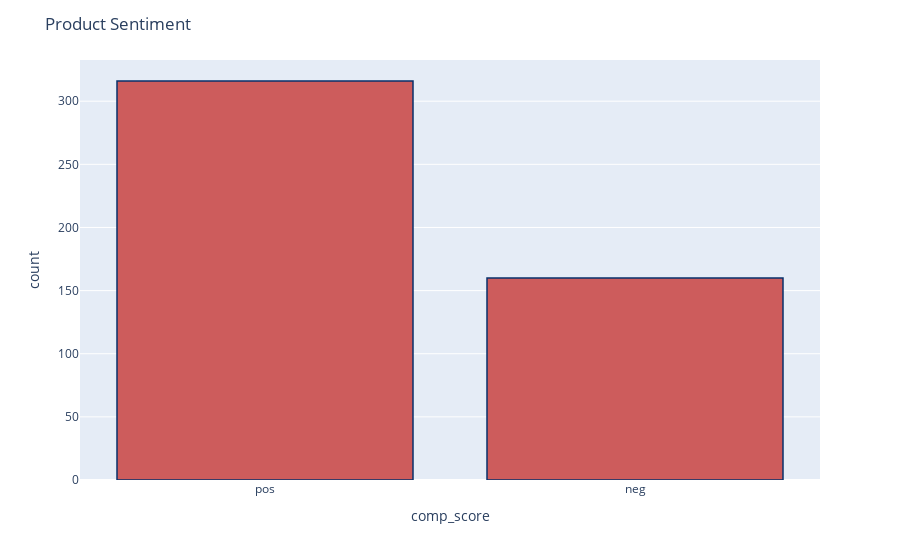

Notebook code cell kept with this figure:
### Code cell
fig = px.histogram(df_all[df_all['app'] == 'skype'], x="comp_score")
fig.update_traces(marker_color="indianred",marker_line_color='rgb(8,48,107)',
                  marker_line_width=1.5)
fig.update_layout(title_text='Product Sentiment')
fig.show()

### Figure 1 — Plotly figure (JSON) as saved in the notebook; plotly's stock layout.template omitted (floating-point values rounded to 4 significant figures; data arrays with more than 128 entries replaced by an {"elided": "..."} marker saying what was removed)
{"data": [{"alignmentgroup": "True", "bingroup": "x", "hovertemplate": "comp_score=%{x}<br>count=%{y}<extra></extra>", "legendgroup": "", "marker": {"color": "indianred", "line": {"color": "rgb(8,48,107)", "width": 1.5}, "pattern": {"shape": ""}}, "name": "", "offsetgroup": "", "orientation": "v", "showlegend": false, "type": "histogram", "x": {"elided": "476 str values"}, "xaxis": "x", "yaxis": "y"}], "layout": {"barmode": "relative", "legend": {"tracegroupgap": 0}, "margin": {"t": 60}, "title": {"text": "Product Sentiment"}, "xaxis": {"anchor": "y", "domain": [0, 1], "title": {"text": "comp_score"}}, "yaxis": {"anchor": "x", "domain": [0, 1], "title": {"text": "count"}}}}
